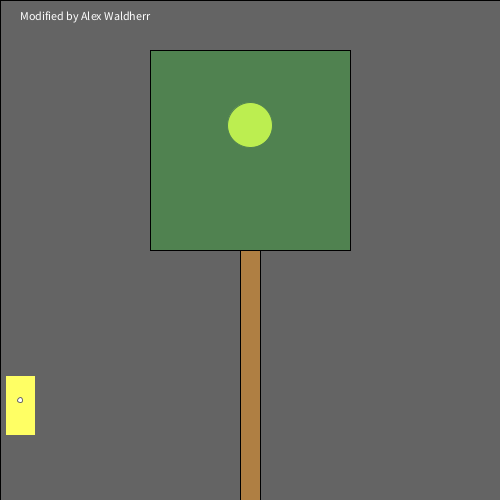
Frame 1 (no input)
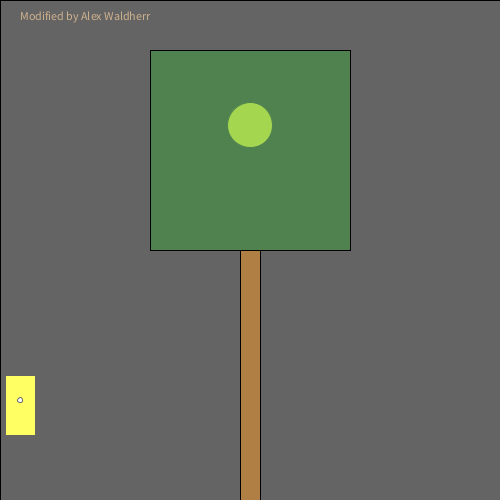
Frame 60 (the mouse pressed at the canvas centre just before this capture)
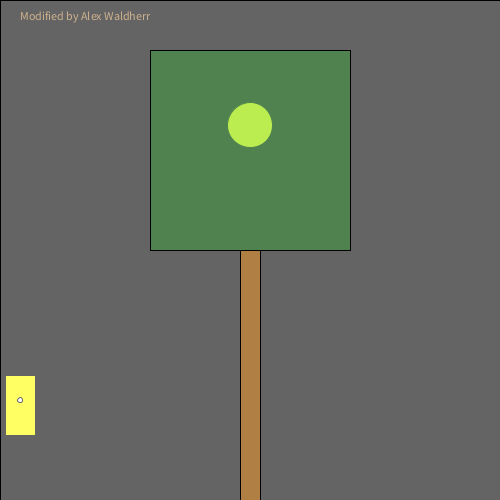
Frame 120 (the mouse held since frame 60 and released just before this capture)

The Processing sketch that drew these frames (run headless with seeded random() and noise(); from frame 60 on, the mouse is pressed at the canvas centre):

// Processing sketch: processing_109420
// ── processing_109420.pde

/*
  Norm Krumpe
  September 22, 2012
  Models a light that is triggered by motion (in this case, motion
  of the mouse).  The light also has a timer.  So, motion turns on the
  light, but a certain amount of time passing with no motion will
  cause the light to turn off again.
*/

// How close you need to get to the
// light sensor in order to turn on
// the light.  Higher values make it
// easier to trigger the light.  Distance
// is measured in pixels.
final int TRIGGER_DISTANCE = 50;

// The location of the sensor:
final int SWITCH_CENTER_X = 20;
final int SWITCH_CENTER_Y = 400;

// seconds until light shuts off automatically when there is no motion
final float SECONDS_UNTIL_AUTO_SHUTOFF = 10; 

// Light will initially be on because of this next value.
// Want the light off initially?  
// Set this to something less than SECONDS_UNTIL_AUTO_SHUTOFF
float timeOfLastTrigger = 0; 
boolean revealTriggerRegion = false;

// Just choose a window size
void setup() {
  size(500, 500);
}

// Each time the mouse moves, check to see
// if it triggered the motion sensor
void mouseMoved() {
  if (motionSensorWasTriggered()) {
    timeOfLastTrigger = millis()/1000.0;
  }
}

// When a key is pressed, toggle the "cheat" that
// reveals the motion sensor's trigger region.
void keyPressed() {
  revealTriggerRegion = !revealTriggerRegion;
}

// Draw the various parts of the scene
void draw() {
  background(0);
  text("Modified by Alex Waldherr", 20, 20);
  drawLightSwitch();
  drawLamp();  
  drawTriggerRegion();
}

// Draws all components of the lamp
void drawLamp() {
  drawLight();
  fill(0, 255, 0, 50);
  quad(350, 50, 150, 50, 150, 250, 350, 250);
  fill(175, 127, 67);
  rect(240, 250, 20, 250);
}

// How the light gets drawn depends on whether
// the lightbulb is lit.
void drawLight() {

  if (secondsSinceLastTrigger() < SECONDS_UNTIL_AUTO_SHUTOFF) {
    // If the light is on:
    int strength = (int)random(156, 256);
    fill(strength, strength, 0);
    ellipse(250, 125, 45, 45);
    fill(255, 100);
    rect(0, 0, width, height);
  }

  else {
    // Light is off:
    fill(10, 10, 0);
    ellipse(250, 125, 45, 45);
  }
}

// Draw the light switch/sensor
void drawLightSwitch() {
  fill(255, 255, 0);
  rect(SWITCH_CENTER_X - 15, SWITCH_CENTER_Y - 25, 30, 60);
  fill(255);
  ellipse(SWITCH_CENTER_X, SWITCH_CENTER_Y, 5, 5);
}

// Return true if the mouse triggered the sensor
boolean motionSensorWasTriggered() {
  return distanceFromLightSwitch() < TRIGGER_DISTANCE;
}

// Compute the distance between the mouse and the sensor
float distanceFromLightSwitch() {  
  return dist(mouseX, mouseY, SWITCH_CENTER_X, SWITCH_CENTER_Y);
}

// Determine how long it has been since the motion sensor
// was last turned on.
float secondsSinceLastTrigger() {
  return millis()/1000.0 - timeOfLastTrigger;
}

// Show a "cheat" region so that you know where the mouse
// needs to go in order to trigger the light sensor
void drawTriggerRegion() {
  if (revealTriggerRegion) {
    fill(255, 25);
    ellipse(SWITCH_CENTER_X, SWITCH_CENTER_Y, 
    TRIGGER_DISTANCE * 2, TRIGGER_DISTANCE * 2);
  }
}
